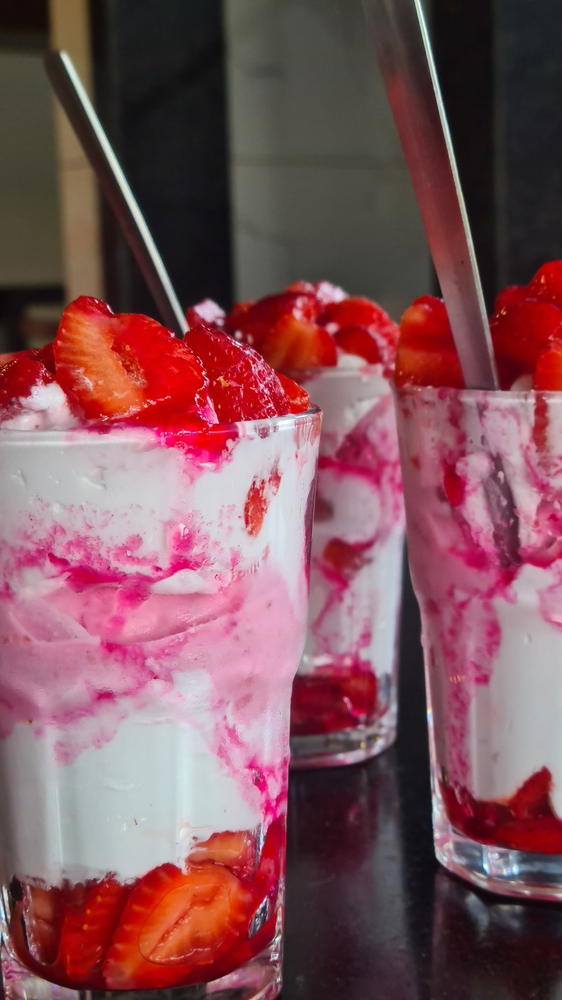
#> input picture IPPR assgn/Seventeen/input_image.jpg, 562 x 1000 px, shrunk from 2268 x 4032 before the run
$ python seventeen.py
#> lines starting #> are read from the running program, lines starting #| are printed output that depends on the picture; after the words box and inside, x2 and y2 are one past the last pixel; in counts of white or black regions, pixels touching at a corner belong together
import cv2
import numpy as np

# Load the grayscale image
gray_image = cv2.imread('input_image.jpg', cv2.IMREAD_GRAYSCALE)
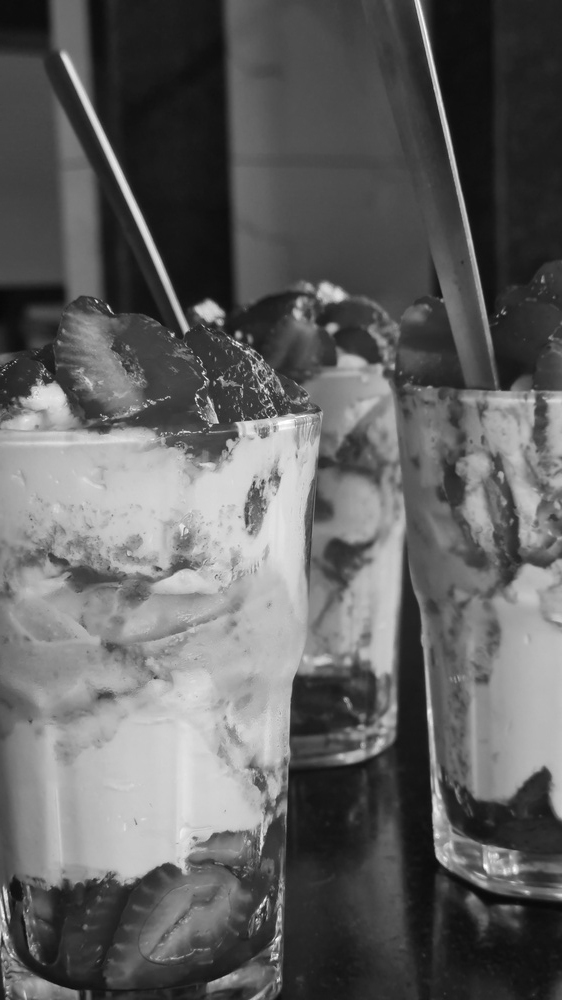
#> gray_image: shape (1000, 562); min 8, max 255, mean 97

# Define intensity ranges
lower_threshold = 100
upper_threshold = 200

# Method 1: With preserving the background
def intensity_slicing_preserve_background(image, lower_thresh, upper_thresh):
    # Create a mask for the specified intensity range
#> called with lower_thresh = 100, upper_thresh = 200
    mask = cv2.inRange(image, lower_thresh, upper_thresh)
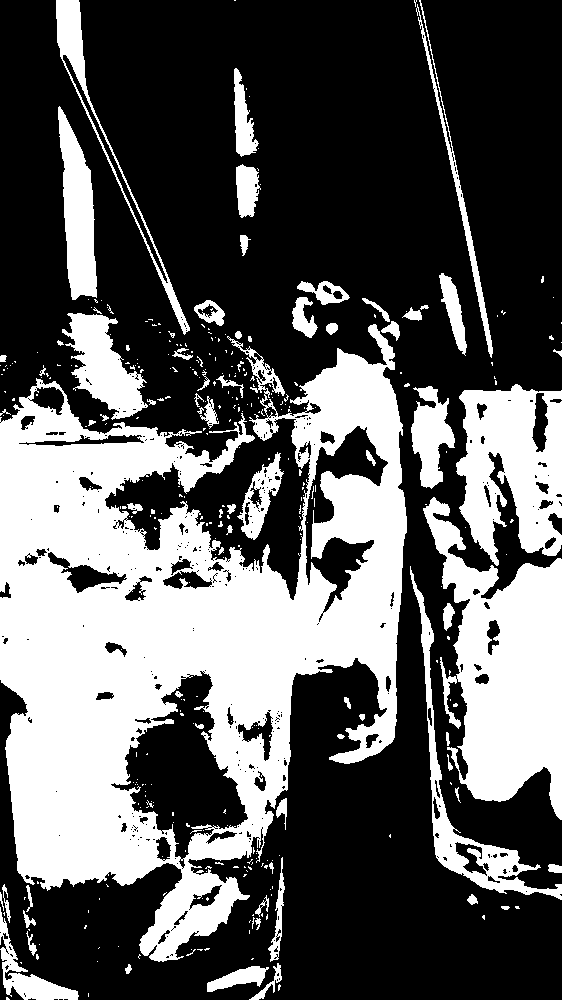
#> mask: shape (1000, 562); 35.8% white; 364 white regions (292 under 20 px), largest, box (x1, y1, x2, y2) and area: (0, 324, 407, 962) 128165, (423, 497, 562, 820) 24004, (456, 384, 562, 566) 12837
    # Apply the mask to the original image to preserve the background
    result_image = cv2.bitwise_and(image, image, mask=~mask)
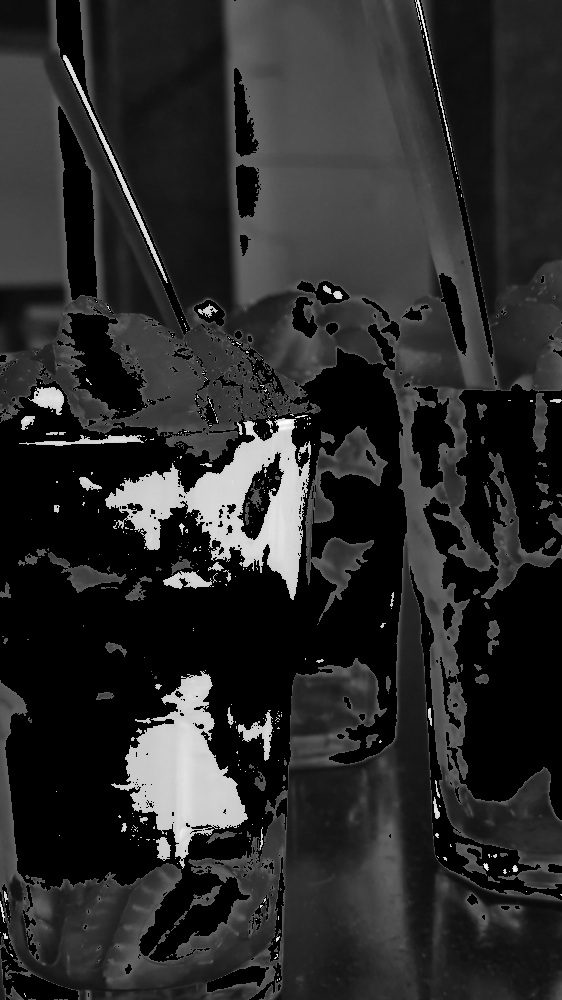
#> result_image: shape (1000, 562); min 0, max 255, mean 42.2
    return result_image

# Method 2: Without preserving the background
def intensity_slicing_nonpreserve_background(image, lower_thresh, upper_thresh):
    # Create a mask for the specified intensity range
#> called with lower_thresh = 100, upper_thresh = 200
    mask = cv2.inRange(image, lower_thresh, upper_thresh)
    # Apply the mask to the original image without preserving the background
    result_image = cv2.bitwise_and(image, image, mask=mask)
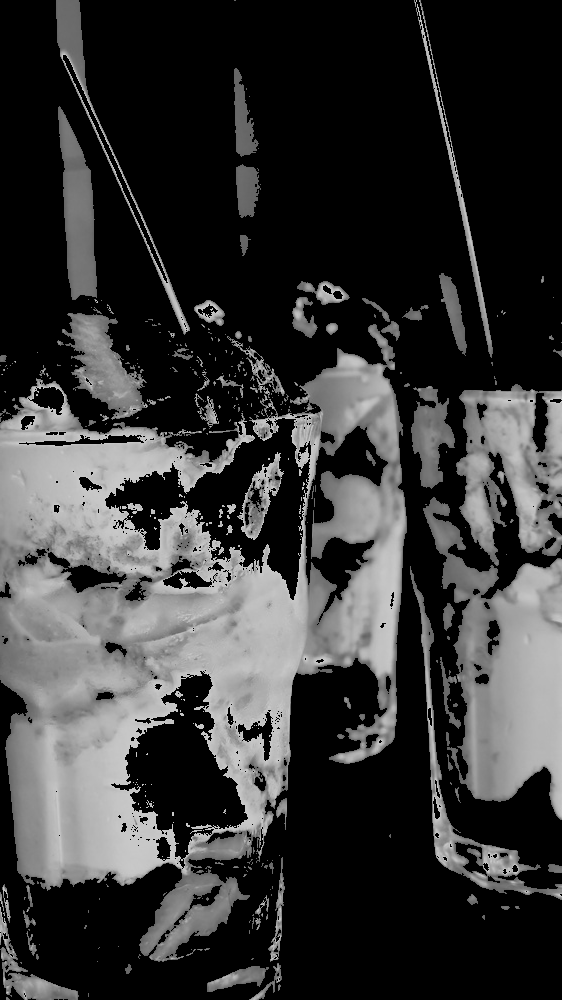
#> result_image: shape (1000, 562); min 0, max 200, mean 54.8
    return result_image

# Apply intensity slicing with preserving the background
result_preserve_bg = intensity_slicing_preserve_background(gray_image, lower_threshold, upper_threshold)

# Apply intensity slicing without preserving the background
result_nonpreserve_bg = intensity_slicing_nonpreserve_background(gray_image, lower_threshold, upper_threshold)

# Save the result images
cv2.imwrite('result_preserve_bg.jpg', result_preserve_bg)
cv2.imwrite('result_nonpreserve_bg.jpg', result_nonpreserve_bg)

# Display the result images
cv2.imshow('With Preserving Background', result_preserve_bg)
cv2.imshow('Without Preserving Background', result_nonpreserve_bg)
cv2.waitKey(0)
cv2.destroyAllWindows()
